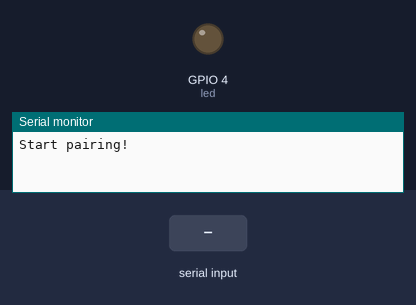
A sketch run on a simulated ESP32. Shown: output pins drawn as LEDs (lit = HIGH), the last lines printed to the serial monitor. Inputs (shaded band) come from the test bench. Nothing arrives over Bluetooth unless stated.

Above: at 1.2 s.
1.3 s: "on\n" received over the second serial link
At 2.0 s:
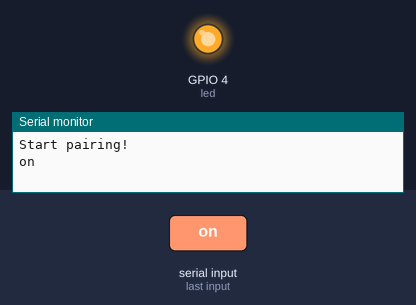
2.8 s: "off\n" received over the second serial link
At 3.6 s:
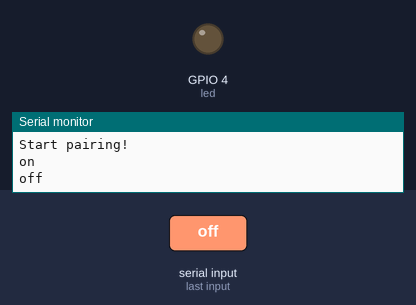
Timing chart, 0 to 5.8 s (numbered marks = the images above; inputs shaded):
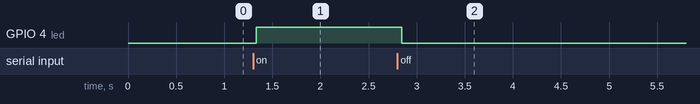

The sketch:

SerialToSerialBT.ino
```cpp
#include "BluetoothSerial.h"
#include <OneWire.h>
#include <DallasTemperature.h>

// Check if Bluetooth configs are enabled
#if !defined(CONFIG_BT_ENABLED) || !defined(CONFIG_BLUEDROID_ENABLED)
#error Bluetooth is not enabled! Please run `make menuconfig` to and enable it
#endif

// Bluetooth Serial objec
BluetoothSerial SerialBT;

const int led = 4;  //LED is connected to GPIO4
const int temp_sensor = 14;     //ds18b20 is connected to GPIO14

OneWire oneWire(temp_sensor); //oneWire object created
DallasTemperature sensors(&oneWire);


String message = "";
char incomingChar;
String temperature = "";


unsigned long previousMillis = 0;   // Stores last time temperature was published
const long interval = 20000;        // interval at which to publish sensor readings
                                    //20000 minis


void setup() {
  pinMode(led, OUTPUT);//Specifying led as output
  Serial.begin(115200);
  SerialBT.begin("MCU_ESP32S"); //Bluetooth device name
  Serial.println("Start pairing!");
}

void loop() {
  unsigned long currentMillis = millis();
  // Send temperature readings
  if (currentMillis - previousMillis >= interval){
    previousMillis = currentMillis;
    sensors.requestTemperatures();
    temperature = String(sensors.getTempCByIndex(0)) + "C  " +  String(sensors.getTempFByIndex(0)) + "F";
    SerialBT.println(temperature);
  }

  if (SerialBT.available()){
    char incomingChar = SerialBT.read();
    if (incomingChar != '\n'){
      message += String(incomingChar);
    }
    else{
      message = "";
    }
    Serial.write(incomingChar);
  }

  if (message =="on"){
    digitalWrite(led, HIGH);
  }
  else if (message =="off"){
    digitalWrite(led, LOW);
  }
  delay(20);
}
```

Measured:
- after the input at 1.3 s, GPIO 4 (led): LOW → HIGH at once
- after the input at 2.8 s, GPIO 4 (led): HIGH → LOW at once
